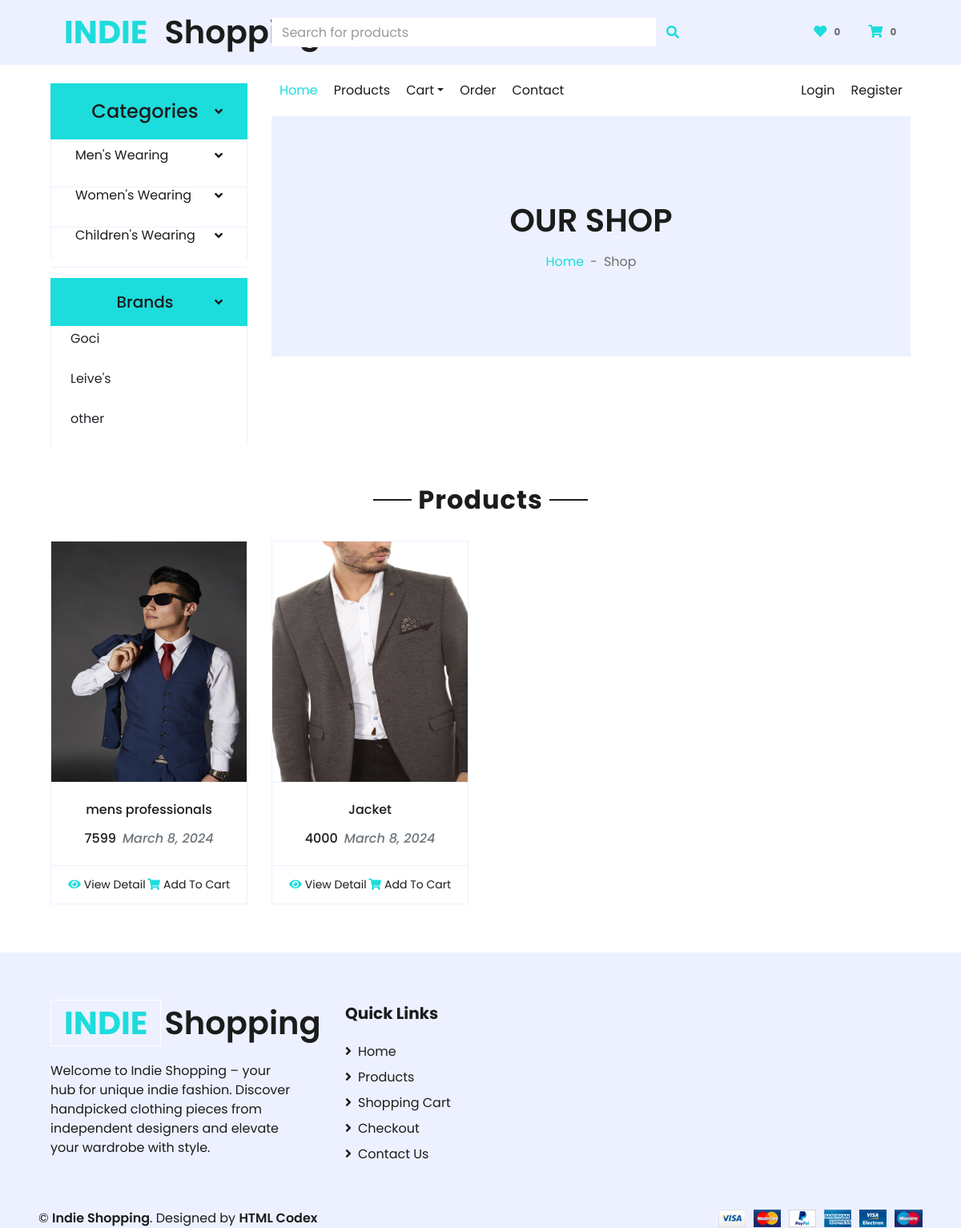
The app's page /product/?category=5 with its own data.
### app/models.py (models this page shows, shortened)
class Category(models.Model):
    name = models.CharField(max_length=150)

class Brand(models.Model):
    name = models.CharField(max_length=200)

class Product(models.Model):
    Availability = (('In Stock','In Stock'),('Out of Stock','Out of Stock'))
    category = models.ForeignKey(Category,on_delete=models.CASCADE,null=False,default='')
    sub_category = models.ForeignKey(Sub_Category,on_delete=models.CASCADE,null=False,default='')
    brand = models.ForeignKey(Brand,on_delete=models.CASCADE,null=True)
    image = models.ImageField(upload_to='ecommerce/pimg')
    name = models.CharField(max_length=100)
    price = models.IntegerField()
    Availability = models.CharField(choices=Availability,null=True,max_length=100)
    date = models.DateField(auto_now_add=True)
    Description = models.CharField(max_length=200,null=True,default='Information is not available')

### eCommAssignment/views.py (the view)
# urls.py: path('product/',views.Product_page,name='product'),
def Product_page(request):
    category = Category.objects.all()
    brand = Brand.objects.all()
    brandID = request.GET.get('brand')
    categoryID = request.GET.get('category')
    if categoryID:
        product = Product.objects.filter(sub_category=categoryID).order_by('-id')
    elif brandID:
        product = Product.objects.filter(brand=brandID).order_by('-id')
    else:
        product = Product.objects.all()
    context = {
        'category': category,
        'product': product,
        'brand': brand,
    }
    return render(request,'product.html',context)

### templates/product.html (shortened to what this page needs)
{% extends 'master.html' %}
{% block body %}
    <div class="container-fluid">
        <div class="row border-top px-xl-5">
            <div class="col-lg-3 d-none d-lg-block">
                <br>
                <a class="btn shadow-none d-flex align-items-center justify-content-between bg-primary text-white w-100" data-toggle="collapse" href="#navbar-vertical" style="height: 70px; margin-top: -1px; padding: 0 30px;">
                    <br>
                    <h4 class="m-0">Categories</h4>
                    <i class="fa fa-angle-down text-dark"></i>
                </a>
                <nav class="collapse show navbar navbar-vertical navbar-light align-items-start p-0 border border-top-0 border-bottom-0" id="navbar-vertical">
                    {% for cat in category %}
                    <div class="navbar-nav w-100" style="height: 50px">
                        <div class="nav-item dropdown">
                            <a href="#" class="nav-link" data-toggle="dropdown" style="height: 60px"> {{cat.name}} <i class="fa fa-angle-down float-right mt-1"></i></a>
                        </div>
                    </div>
                    {% endfor %}
                </nav>
                <br>
                <a class="btn shadow-none d-flex align-items-center justify-content-between bg-primary text-white w-100" data-toggle="collapse" href="#navbar-vertical" style="height: 60px; margin-top: -1px; padding: 0 30px;">
                    <br>
                    <h5 class="m-0">Brands</h5>
                    <i class="fa fa-angle-down text-dark"></i>
                </a>
                <nav class="collapse show navbar navbar-vertical navbar-light align-items-start p-0 border border-top-0 border-bottom-0" id="navbar-vertical">
                    {% for i in brand %}
                    <div class="navbar-nav w-100" style="height: 50px">
                        <a href="/product/?brand={{i.id}}" class="dropdown-item">{{i.name}}</a>
                    </div>
                    {% endfor %}
                </nav>
            </div>
            <br>
            <div class="col-lg-9">
                <nav class="navbar navbar-expand-lg bg-light navbar-light py-3 py-lg-0 px-0">
                    <div class="collapse navbar-collapse justify-content-between" id="navbarCollapse">
                        <div class="navbar-nav mr-auto py-0">
                            <a href="{% url 'index' %}" class="nav-item nav-link active">Home</a>
                            <a href="/product/" class="nav-item nav-link">Products</a>
                            <div class="nav-item dropdown">
                                <a href="#" class="nav-link dropdown-toggle" data-toggle="dropdown">Cart</a>
                            </div>
                            <a href="/order/" class="nav-item nav-link">Order</a>
                            <a href="{% url 'contact_page' %}" class="nav-item nav-link">Contact</a>
                        </div>
                        <div class="navbar-nav ml-auto py-0">
                            {% if user.is_authenticated %}
                            <a href="{% url 'login' %}" class="nav-item nav-link">Logout</a>
                            {% else %}
                            <a href="{% url 'login' %}" class="nav-item nav-link">Login</a>
                            {% endif %}
                            <a href="{% url 'signup' %}" class="nav-item nav-link">Register</a>
                        </div>
                    </div>
                </nav>
                <div class="container-fluid bg-secondary mb-5">
                    <div class="d-flex flex-column align-items-center justify-content-center" style="min-height: 300px">
                        <h1 class="font-weight-semi-bold text-uppercase mb-3">Our Shop</h1>
                        <div class="d-inline-flex">
                            <p class="m-0"><a href="">Home</a></p>
                            <p class="m-0 px-2">-</p>
                            <p class="m-0">Shop</p>
                        </div>
                    </div>
                </div>
            </div>
        </div>
    </div>
    <div class="container-fluid pt-5">
        <div class="text-center mb-4">
            <h2 class="section-title px-5"><span class="px-2">Products</span></h2>
        </div>
        <div class="row px-xl-5 pb-3">
            {% for prod in product %}
            <div class="col-lg-3 col-md-6 col-sm-12 pb-1">
                <div class="card product-item border-0 mb-4">
                    <div class="card-header product-img position-relative overflow-hidden bg-transparent border p-0">
                        <img class="img-fluid w-100" src="/{{prod.image}}" alt="" style="height:300px;">
                    </div>
                    <div class="card-body border-left border-right text-center p-0 pt-4 pb-3">
                        <h6 class="text-truncate mb-3">{{prod.name}}</h6>
                        <div class="d-flex justify-content-center">
                            <h6>{{prod.price}}</h6><h6 class="text-muted ml-2"><i>{{prod.date}}</i></h6>
                        </div>
                    </div>
                    <div class="card-footer d-flex justify-content-between bg-light border">
                        <a href="{{prod.id}}" class="btn btn-sm text-dark p-0"><i class="fas fa-eye text-primary mr-1"></i>View Detail</a>
                        <a href="{% url 'cart_add' prod.id %}" class="btn btn-sm text-dark p-0"><i class="fas fa-shopping-cart text-primary mr-1"></i>Add To Cart</a>
                    </div>
                </div>
            </div>
            {% endfor %}
        </div>
    </div>
{% endblock %}

### templates/master.html (shortened to what this page needs)
<!DOCTYPE html>
<html lang="en">
<head>
    {% load static %}
    <link href="https://cdnjs.cloudflare.com/ajax/libs/font-awesome/5.10.0/css/all.min.css" rel="stylesheet">
    <link href="/static/lib/owlcarousel/assets/owl.carousel.min.css" rel="stylesheet">
    <link href="/static/css/style.css" rel="stylesheet">
</head>
<body>
    <div class="container-fluid">
        <div class="row align-items-center bg-secondary py-3 px-xl-5">
            <div class="col-lg-3 d-none d-lg-block">
                <a href="{% url 'index' %}" class="text-decoration-none">
                    <h1 class="m-0 display-5 font-weight-semi-bold"><span class="text-primary font-weight-bold border px-3 mr-1">INDIE</span>Shopping</h1>
                </a>
            </div>
            <div class="col-lg-6 col-6 text-left">
                <form method="get" action="/search/">
                    <div class="input-group">
                        <input name="query" type="text" class="form-control" placeholder="Search for products">
                        <div class="input-group-append">
                            <span class="input-group-text bg-transparent text-primary">
                                <i class="fa fa-search"></i>
                            </span>
                        </div>
                    </div>
                </form>
            </div>
            <div class="col-lg-3 col-6 text-right">
                <a href="" class="btn border">
                    <i class="fas fa-heart text-primary"></i>
                    <span class="badge">0</span>
                </a>
                <a href="cart/cart_detail/" class="btn border">
                    <i class="fas fa-shopping-cart text-primary"></i>
                    <span class="badge">{{request.session.cart|length}}</span>
                </a>
            </div>
        </div>
    </div>
{% block body %}
{% endblock %}
    <div class="container-fluid bg-secondary text-dark mt-3 pt-3">
        <div class="row px-xl-5 pt-5">
            <div class="col-lg-4 col-md-12 mb-5 pr-3 pr-xl-5">
                <a href="" class="text-decoration-none">
                    <h1 class="mb-4 display-5 font-weight-semi-bold"><span class="text-primary font-weight-bold border border-white px-3 mr-1">INDIE</span>Shopping</h1>
                </a>
                <p>Welcome to Indie Shopping – your hub for unique indie fashion. Discover handpicked clothing pieces from independent designers and elevate your wardrobe with style.</p>
            </div>
            <div class="col-lg-8 col-md-12" >
                <div class="row">
                    <div class="col-md-4 mb-5">
                        <h5 class="font-weight-bold text-dark mb-4">Quick Links</h5>
                        <div class="d-flex flex-column justify-content-start">
                            <a class="text-dark mb-2" href="{% url 'index' %}"><i class="fa fa-angle-right mr-2"></i>Home</a>
                            <a class="text-dark mb-2" href="/product/"><i class="fa fa-angle-right mr-2"></i>Products</a>
                            <a class="text-dark mb-2" href="/cart/cart_detail/"><i class="fa fa-angle-right mr-2"></i>Shopping Cart</a>
                            <a class="text-dark mb-2" href="#"><i class="fa fa-angle-right mr-2"></i>Checkout</a>
                            <a class="text-dark" href="{% url 'contact_page' %}"><i class="fa fa-angle-right mr-2"></i>Contact Us</a>
                        </div>
                    </div>
                </div>
            </div>
            <div class="col-md-6 px-xl-0">
                <p class="mb-md-0 text-center text-md-left text-dark">
                    &copy; <a class="text-dark font-weight-semi-bold" href="#">Indie Shopping</a>. Designed
                    by
                    <a class="text-dark font-weight-semi-bold" href="https://htmlcodex.com">HTML Codex</a>
                </p>
            </div>
            <div class="col-md-6 px-xl-0 text-center text-md-right">
                <img class="img-fluid" src="img/payments.png" alt="">
            </div>
        </div>
    </div>
</body>
</html>

### records on screen
Category: name "Men's Wearing"
Category: name "Women's Wearing"
Category: name "Children's Wearing"
Brand: name "Goci"
Brand: name "Leive's"
Brand: name "other"
Product: image (picture), name "mens professionals", price "7599", date "March 8, 2024"
Product: image (picture), name "Jacket", price "4000", date "March 8, 2024"

### other values on screen
{{ request.session.cart|length }} "0"
